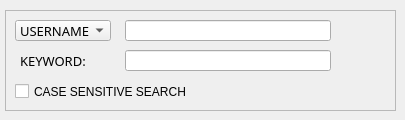
      <widget class="QWidget" name="tab_28">
       <attribute name="title">
        <string>TWITTER</string>
       </attribute>
       <widget class="QFrame" name="frame_8">
        <property name="geometry">
         <rect>
          <x>5</x>
          <y>10</y>
          <width>391</width>
          <height>101</height>
         </rect>
        </property>
        <property name="frameShape">
         <enum>QFrame::StyledPanel</enum>
        </property>
        <property name="frameShadow">
         <enum>QFrame::Raised</enum>
        </property>
        <widget class="QLabel" name="label_43">
         <property name="geometry">
          <rect>
           <x>15</x>
           <y>40</y>
           <width>76</width>
           <height>21</height>
          </rect>
         </property>
         <property name="font">
          <font>
           <family>FixedsysTTF</family>
           <pointsize>10</pointsize>
           <weight>50</weight>
           <italic>false</italic>
           <bold>false</bold>
           <underline>false</underline>
           <strikeout>false</strikeout>
           <kerning>true</kerning>
          </font>
         </property>
         <property name="text">
          <string>KEYWORD:</string>
         </property>
        </widget>
        <widget class="QLineEdit" name="lineEdit_17">
         <property name="geometry">
          <rect>
           <x>120</x>
           <y>10</y>
           <width>206</width>
           <height>21</height>
          </rect>
         </property>
        </widget>
        <widget class="QLineEdit" name="lineEdit_20">
         <property name="geometry">
          <rect>
           <x>120</x>
           <y>40</y>
           <width>206</width>
           <height>21</height>
          </rect>
         </property>
        </widget>
        <widget class="QCheckBox" name="checkBox">
         <property name="geometry">
          <rect>
           <x>10</x>
           <y>70</y>
           <width>201</width>
           <height>23</height>
          </rect>
         </property>
         <property name="text">
          <string>CASE SENSITIVE SEARCH</string>
         </property>
        </widget>
        <widget class="QComboBox" name="comboBox_26">
         <property name="geometry">
          <rect>
           <x>10</x>
           <y>10</y>
           <width>96</width>
           <height>21</height>
          </rect>
         </property>
         <property name="font">
          <font>
           <family>FixedsysTTF</family>
           <pointsize>10</pointsize>
           <weight>50</weight>
           <italic>false</italic>
           <bold>false</bold>
           <underline>false</underline>
           <strikeout>false</strikeout>
           <kerning>true</kerning>
          </font>
         </property>
         <item>
          <property name="text">
           <string>USERNAME</string>
          </property>
         </item>
         <item>
          <property name="text">
           <string>URL</string>
          </property>
         </item>
        </widget>
       </widget>
      </widget>
